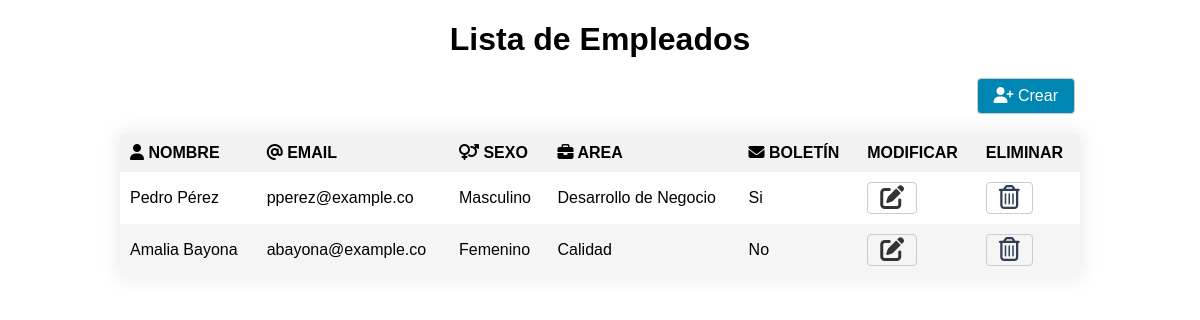
The page / on the database its author committed.
### tables this page shows
CREATE TABLE IF NOT EXISTS `empleado` (
  `id` int(11) NOT NULL AUTO_INCREMENT,
  `nombre` varchar(255) NOT NULL,
  `email` varchar(255) NOT NULL,
  `sexo` char(1) NOT NULL,
  `area_id` int(11) NOT NULL,
  `boletin` int(11) DEFAULT NULL,
  `descripcion` text NOT NULL,
  PRIMARY KEY (`id`),
  KEY `area_id` (`area_id`)
);

CREATE TABLE IF NOT EXISTS `areas` (
  `id` int(11) NOT NULL AUTO_INCREMENT,
  `nombre` varchar(255) NOT NULL,
  PRIMARY KEY (`id`)
);

### controllers/itemController.php (called while the page is built, shortened)
<?php
require_once './model/model.php';
class ItemController
{
    private $model;
    public function __construct()
    {
        $this->model = new ItemModel();
    }
    public function index()
    {
        $items = $this->model->getAllItems();
        include 'views/item-list.php';
    }
}
?>

### model/model.php (called while the page is built, shortened)
<?php
class ItemModel
{
    private $db;
    public function __construct()
    {
        $this->db = new PDO('mysql:host=localhost;dbname=prueba_tecnica_dev', 'root', '');
    }
    public function getAllItems()
    {
        $query = $this->db->prepare('SELECT empleado.id, empleado.nombre, empleado.email, empleado.sexo, empleado.boletin, empleado.descripcion, area_id, areas.nombre as nombre_area
                                     FROM empleado
                                     INNER JOIN areas ON empleado.area_id = areas.id');
        $query->execute();
        return $query->fetchAll(PDO::FETCH_ASSOC);
    }
}

### views/item-list.php (the view, shortened to what this page needs)
<!DOCTYPE html>
<html lang="es">
<head>
</head>
<body>
    <div class="container">
        <h1>Lista de Empleados</h1>
        <div class="actions">
            <a href="?action=create" class="a_crear">
                <i class="fa-sharp fa-solid fa-user-plus"></i> Crear
            </a>
        </div>
        <table>
            <thead>
                <tr>
                    <th><i class="fa-solid fa-user"></i> Nombre</th>
                    <th><i class="fa-solid fa-at"></i> Email</th>
                    <th><i class="fa-solid fa-venus-mars"></i> Sexo</th>
                    <th><i class="fas fa-briefcase"></i> Area</th>
                    <th><i class="fa-solid fa-envelope"></i> Boletín</th>
                    <th>Modificar</th>
                    <th>Eliminar</th>
                </tr>
            </thead>
            <tbody>
                <?php foreach ($items as $item): ?>
                    <tr>
                        <td><?php echo $item['nombre']; ?></td>
                        <td><?php echo $item['email']; ?></td>
                        <td><?php
                            if($item['sexo']=="M"){
                                echo 'Masculino';
                            }else{
                                echo 'Femenino';
                            }
                            ?>
                        </td>
                        <td><?php echo $item['nombre_area']; ?></td>
                        <td><?php
                            if($item['boletin']==1){
                                echo 'Si';
                            }else{
                                echo 'No';
                            }
                            ?></td>
                        <td><a href="?action=edit&id=<?php echo $item['id']; ?>"><i class="fa-solid fa-pen-to-square fa-xl"></i></a></td>
                        <td><a href="?action=delete&id=<?php echo $item['id']; ?>"><i class="fa-regular fa-trash-can fa-xl" style="color: #2f3d56;"></i></a></td>
                    </tr>
                <?php endforeach; ?>
            </tbody>
        </table><br>
    </div>
</body>
</html>

### index.php (shortened to what this page needs)
<?php
require_once 'controllers/itemController.php';
$action = $_GET['action'] ?? 'index';
$controller = new ItemController();
if ($action === 'index') {
    $controller->index();
} elseif ($action === 'create') {
    $controller->create();
} elseif ($action === 'show') {
    $id = $_GET['id'] ?? null;
    $controller->show($id);
} elseif ($action === 'edit') {
    $id = $_GET['id'] ?? null;
    $controller->edit($id);
} elseif ($action === 'delete') {
    $id = $_GET['id'] ?? null;
    $controller->delete($id);
} else {
    echo 'Acción inválida';
}
?>

### views/item-list.php (style rules this page uses)
body { font-family: Arial, sans-serif; margin: 20px; }
h1 { text-align: center; margin-bottom: 20px; }
table { width: 100%; border-collapse: collapse; margin-top: 20px; box-shadow: 0 0 20px rgba(0, 0, 0, 0.1); }
th, td { padding: 10px; text-align: left; }
th { background-color: #f2f2f2; font-weight: bold; text-transform: uppercase; }
tr:nth-child(even) { background-color: #f5f5f5; }
a { display: inline-block; margin-right: 5px; text-decoration: none; color: #333; padding: 6px 12px; border: 1px solid #ccc; border-radius: 4px; }
.a_crear { font-size: 16px; color: white; background-color: #0086b3; padding: 8px 16px; border-radius: 4px; text-decoration: none; }
.container { max-width: 960px; margin: 0 auto; padding: 0 20px; }
.actions { display: flex; justify-content: flex-end; margin-bottom: 20px; }
.actions a { margin-left: 10px; }
.actions .a_crear { font-size: 16px; color: white; background-color: #0086b3; padding: 8px 16px; border-radius: 4px; text-decoration: none; }

### rows shown on the page
empleado: nombre "Pedro Pérez", email "pperez@example.co", sexo "Masculino", area.nombre "Desarrollo de Negocio", boletin "Si"
empleado: nombre "Amalia Bayona", email "abayona@example.co", sexo "Femenino", area.nombre "Calidad", boletin "No"
